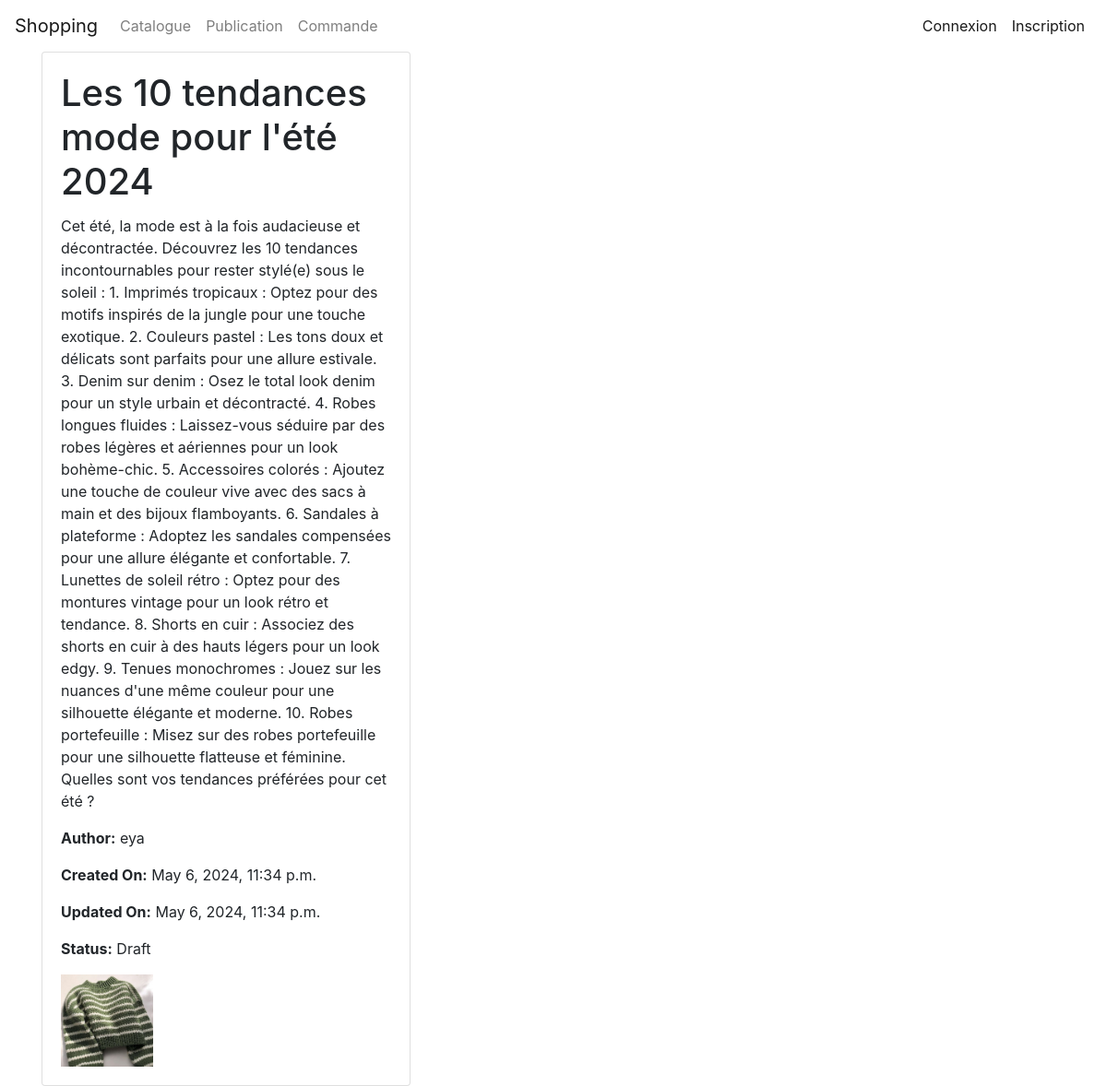
Page /magasin/post_detail/19/ on the committed database.
### magasin/models.py (models this page shows)
class Post(models.Model):
    title = models.CharField(max_length=200, unique=True)
    slug = models.SlugField(max_length=200, unique=True)
    author = models.ForeignKey(User, on_delete= models.CASCADE,related_name='blog_posts')
    updated_on = models.DateTimeField(auto_now= True)
    content = models.TextField()
    created_on = models.DateTimeField(auto_now_add=True)
    status = models.IntegerField(choices=STATUS, default=0)
    image=models.ImageField(blank=True)

### magasin/views.py (the view)
# urls.py: path('post_detail/<int:pk>/', views.post_detail, name='post_detail'),
def post_detail(request, pk):
    post = get_object_or_404(Post, pk=pk)
    return render(request, 'magasin/post_detail.html', {'post': post})

### magasin/templates/magasin/post_detail.html (shortened to what this page needs)
{% extends 'magasin/base.html' %}
{% block content %}
<div class="container">
    <div class="card">
        <div class="card-body">
            <h1 class="card-title">{{ post.title }}</h1>
            <p class="card-text">{{ post.content }}</p>
            <p class="card-text"><strong>Author:</strong> {{ post.author }}</p>
            <p class="card-text"><strong>Created On:</strong> {{ post.created_on }}</p>
            <p class="card-text"><strong>Updated On:</strong> {{ post.updated_on }}</p>
            <p class="card-text"><strong>Status:</strong> {{ post.get_status_display }}</p>
            {% if post.image %}
                <img src="{{ post.image.url }}" alt="Post Image" class="post-image-small">
            {% endif %}
        </div>
    </div>
</div>
{% endblock %}

### magasin/templates/magasin/post_detail.html (style rules this page uses)
.card { max-width: 400px; }
.post-image-small { max-width: 100px; max-height: 100px; }

### rows in the picture
Post: title "Les 10 tendances mode pour l'été 2024", content "Cet été, la mode est à la fois audacieuse et décontractée. Découvrez les 10 tendances incontournables pour rester stylé(e) sous le soleil : 1. Imprimés tropicaux : Optez pour des motifs inspirés de la jungle pour une touche exotique. 2. Couleurs pastel : Les tons doux et délicats sont parfaits pour une allure estivale. 3. Denim sur denim : Osez le total look denim pour un style urbain et décontracté. 4. Robes longues fluides : Laissez-vous séduire par des robes légères et aériennes pour un look bohème-chic. 5. Accessoires colorés : Ajoutez une touche de couleur vive avec des sacs à main et des bijoux flamboyants. 6. Sandales à plateforme : Adoptez les sandales compensées pour une allure…", author "eya", created_on "May 6, 2024, 11:34 p.m.", updated_on "May 6, 2024, 11:34 p.m.", status "Draft", image (picture)
